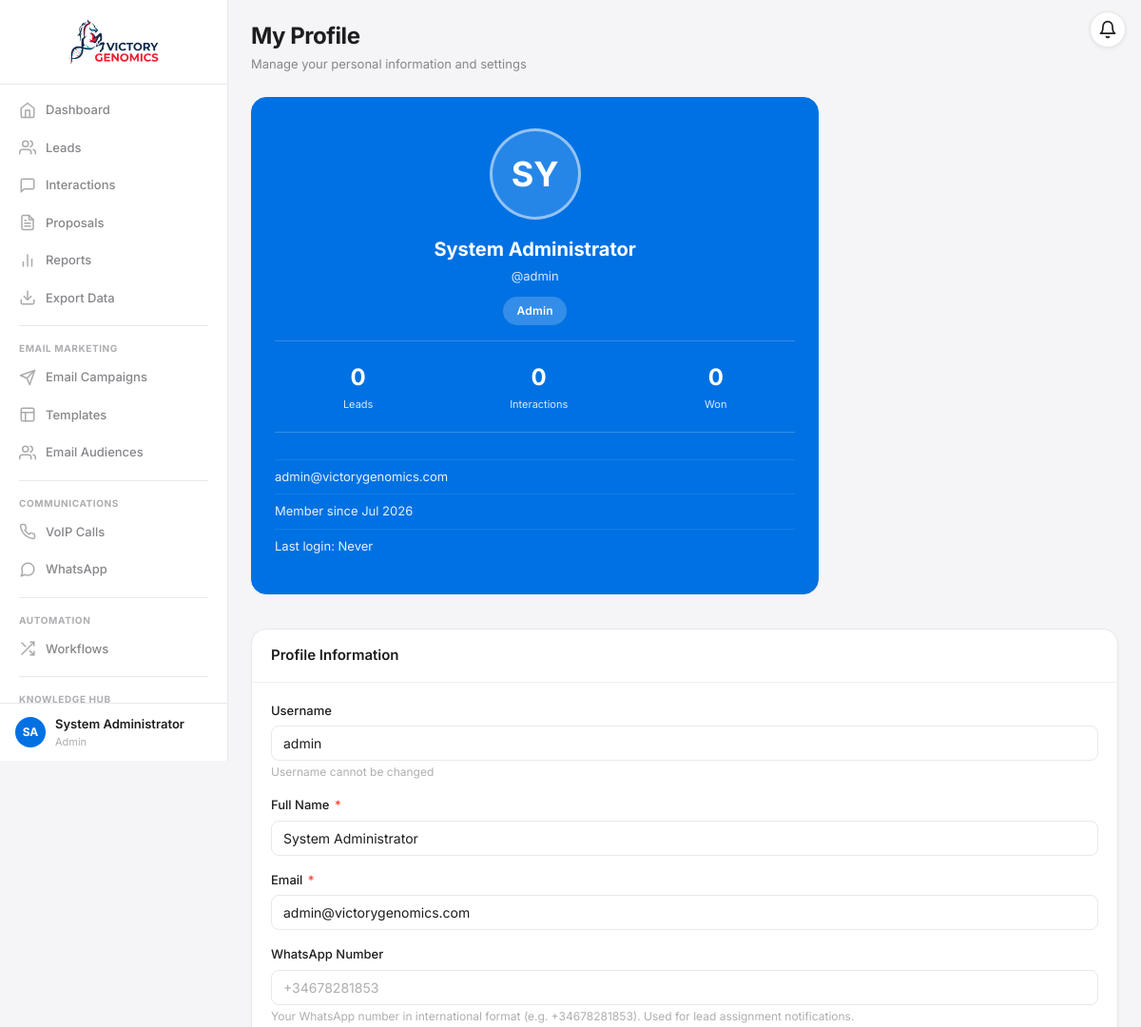
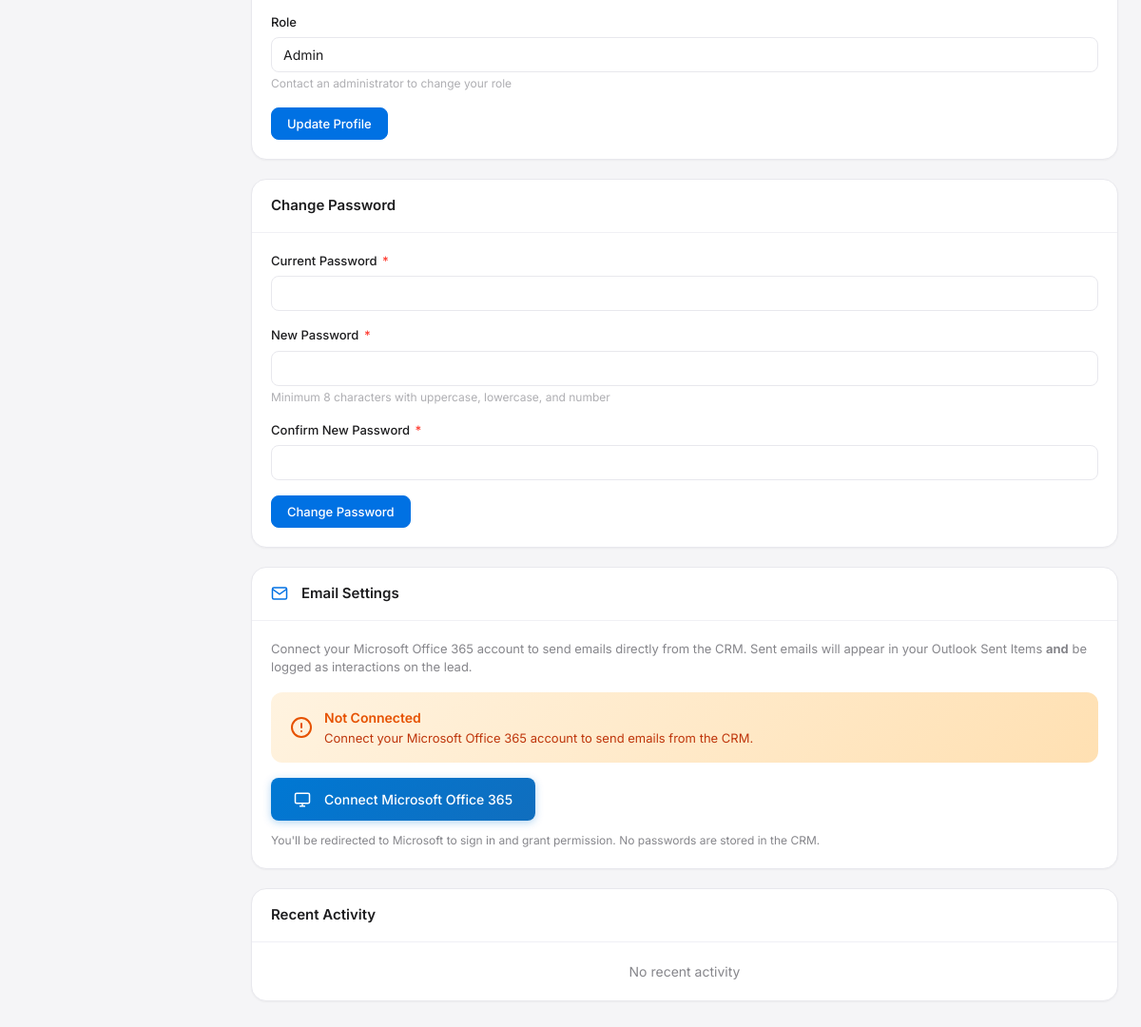
The page /pages/profile.php (signed in) on the database its author committed (2 pictures, top to bottom).
### tables this page shows
CREATE TABLE IF NOT EXISTS `users` (
  `user_id` int(11) NOT NULL AUTO_INCREMENT,
  `username` varchar(50) NOT NULL,
  `email` varchar(100) NOT NULL,
  `password_hash` varchar(255) NOT NULL,
  `full_name` varchar(100) NOT NULL,
  `role` enum('Admin','Sales Manager','Sales Rep','Viewer') NOT NULL DEFAULT 'Sales Rep',
  `phone` varchar(20) DEFAULT NULL,
  `whatsapp_number` varchar(20) DEFAULT NULL,
  `wa_notify_enabled` tinyint(1) NOT NULL DEFAULT 0,
  `avatar` varchar(255) DEFAULT NULL,
  `created_at` timestamp NOT NULL DEFAULT CURRENT_TIMESTAMP,
  `last_login` timestamp NULL DEFAULT NULL,
  `status` enum('Active','Inactive') NOT NULL DEFAULT 'Active',
  PRIMARY KEY (`user_id`),
  UNIQUE KEY `username` (`username`),
  UNIQUE KEY `email` (`email`)
);

### pages/profile.php (the view, shortened to what the rows shown need)
<?php
require_once '../includes/auth.php';
$userId = getCurrentUserId();
try {
    $db = Database::getInstance();
    $userData = $db->findOne('users', ['user_id' => $userId]);
} catch (Exception $e) {
    $_SESSION['error'] = "Error loading profile: " . $e->getMessage();
    header('Location: /dashboard.php');
    exit;
}
try {
    $db = Database::getInstance();
    $stats = $db->query("
        SELECT COUNT(DISTINCT l.lead_id) as assigned_leads,
            COUNT(DISTINCT i.interaction_id) as total_interactions,
            COUNT(CASE WHEN l.lead_status = 'Won' THEN 1 END) as deals_won,
            MAX(i.interaction_date) as last_activity
        FROM users u
        LEFT JOIN leads l ON u.user_id = l.assigned_to
        LEFT JOIN interactions i ON u.user_id = i.user_id
        WHERE u.user_id = ?
    ", [$userId])->fetch();
} catch (Exception $e) {
    $stats = ['assigned_leads' => 0, 'total_interactions' => 0, 'deals_won' => 0, 'last_activity' => null];
}
include '../includes/header.php';
?>
<div class="page-header">
    <div>
        <h1 class="page-title">My Profile</h1>
    </div>
</div>
<div class="grid grid-3">
    <div>
        <div class="card profile-card">
            <div class="card-body text-center">
                <div class="profile-avatar-large"><?php echo strtoupper(substr($userData['full_name'], 0, 2)); ?></div>
                <h2 class="profile-name"><?php echo htmlspecialchars($userData['full_name']); ?></h2>
                <p class="profile-username">@<?php echo htmlspecialchars($userData['username']); ?></p>
                <span class="badge badge-lg bg-white-20"><?php echo htmlspecialchars($userData['role']); ?></span>
                <div class="profile-stats">
                    <div class="profile-stat-item"><div class="profile-stat-value"><?php echo $stats['assigned_leads']; ?></div><div class="profile-stat-label">Leads</div></div>
                    <div class="profile-stat-item"><div class="profile-stat-value"><?php echo $stats['total_interactions']; ?></div><div class="profile-stat-label">Interactions</div></div>
                    <div class="profile-stat-item"><div class="profile-stat-value"><?php echo $stats['deals_won']; ?></div><div class="profile-stat-label">Won</div></div>
                </div>
                <div class="profile-info">
                    <div class="profile-info-item"><?php echo htmlspecialchars($userData['email']); ?></div>
                    <div class="profile-info-item">Member since <?php echo date('M Y', strtotime($userData['created_at'])); ?></div>
                    <div class="profile-info-item">Last login: <?php echo $userData['last_login'] ? date('M d, Y H:i', strtotime($userData['last_login'])) : 'Never'; ?></div>
                </div>
            </div>
        </div>
    </div>
    <div class="profile-forms">
        <div class="card">
            <div class="card-body">
                <form method="POST">
                    <div class="form-group">
                        <label class="form-label">Username</label>
                        <input type="text" class="form-control" value="<?php echo htmlspecialchars($userData['username']); ?>" readonly>
                        <small class="form-hint">Username cannot be changed</small>
                    </div>
                    <div class="form-group">
                        <label class="form-label">Full Name <span class="required">*</span></label>
                        <input type="text" name="full_name" class="form-control" required value="<?php echo htmlspecialchars($userData['full_name']); ?>">
                    </div>
                    <div class="form-group">
                        <label class="form-label">Email <span class="required">*</span></label>
                        <input type="email" name="email" class="form-control" required value="<?php echo htmlspecialchars($userData['email']); ?>">
                    </div>
                    <div class="form-group">
                        <label class="form-label">Role</label>
                        <input type="text" class="form-control" value="<?php echo htmlspecialchars($userData['role']); ?>" readonly>
                        <small class="form-hint">Contact an administrator to change your role</small>
                    </div>
                </form>
            </div>
        </div>
    </div>
</div>
<?php include '../includes/footer.php'; ?>

### rows shown on the page
users: full_name "SY", full_name "System Administrator", username "admin", role "Admin", email "admin@victorygenomics.com", created_at "Jul 2026"

### other values the page prints
getInitials($_SESSION['full_name']) "SA"
$_SESSION['full_name'] "System Administrator"
$_SESSION['role'] "Admin"
$stats['assigned_leads'] "0"
$stats['total_interactions'] "0"
$stats['deals_won'] "0"
PASSWORD_MIN_LENGTH "8"
